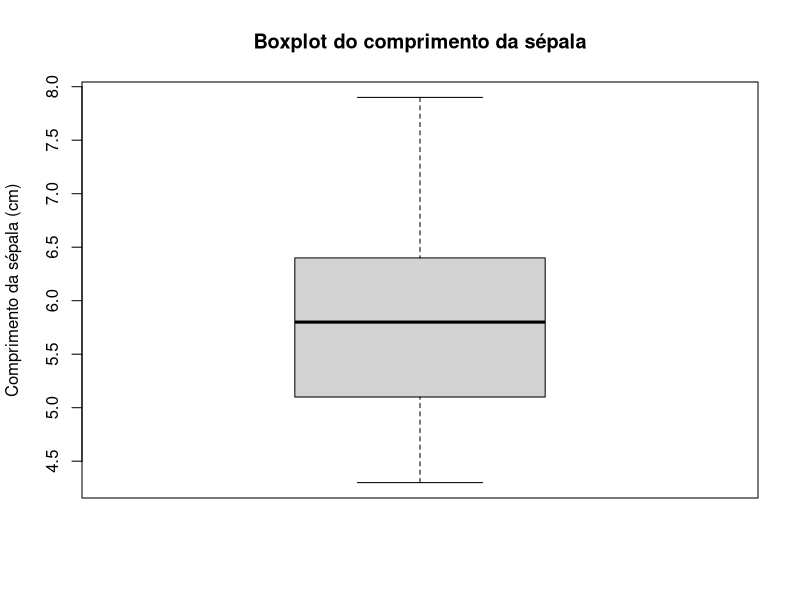

Reproduce this figure in R.
# =========================================================
# Estatística Básica utilizando R
# Lista 01 – Introdução ao R e Estatística Descritiva
# ---------------------------------------------------------
# Nome do aluno:
# Data:
#
# Instruções:
# - Preencha apenas os trechos indicados
# - Não altere nomes de objetos existentes
# - O código deve rodar do início ao fim sem erros
# =========================================================


# ---------------------------------------------------------
# Questão 1 – Conhecendo os dados
# ---------------------------------------------------------

# Utilize o conjunto de dados 'iris', que já vem com o R
dados <- iris

# a) Quantas linhas e colunas possui o conjunto de dados?
n_linhas  <- 150   # COMPLETE AQUI 150 colocar na instrução para colocar a resposta em NA laranja
n_colunas <- 5   # COMPLETE AQUI 5


# ---------------------------------------------------------
# Questão 2 – Tipos de variáveis
# ---------------------------------------------------------

# a) Qual é a classe do objeto 'dados'?
classe_dados <- "dataframe"   # COMPLETE AQUI

# b) Qual é a classe da variável Species?
classe_species <- "não numerica" # COMPLETE AQUI


# ---------------------------------------------------------
# Questão 3 – Estatística descritiva
# ---------------------------------------------------------

# Considere a variável Sepal.Length

# a) Calcule a média
media_sepala <- mean(dados$Sepal.Length)   # COMPLETE AQUI

# b) Calcule a mediana
mediana_sepala <- median(dados$Sepal.Length) # COMPLETE AQUI

# c) Calcule o desvio padrão
dp_sepala <-  sd(dados$Sepal.Length)     # COMPLETE AQUI


# ---------------------------------------------------------
# Questão 4 – Interpretação (resposta curta)
# ---------------------------------------------------------

# Em poucas linhas, responda:
# A média e a mediana do comprimento da sépala são semelhantes?
# O que isso sugere sobre a distribuição dos dados?

interpretacao_q4 <- "Sim. São muito proximas. Distribuição normal"


# ---------------------------------------------------------
# Questão 5 – Visualização de dados
# ---------------------------------------------------------

# Crie um boxplot da variável Sepal.Length
# O gráfico deve ter:
# - título
# - nome no eixo y

# COMPLETE AQUI
boxplot(dados$Sepal.Length, main="Boxplot do comprimento da sépala", ylab="Comprimento da sépala (cm)")


# ---------------------------------------------------------
# Questão 6 – Salvando um resultado
# ---------------------------------------------------------

# Crie um objeto chamado 'resumo_sepala' contendo:
# - média
# - mediana
# - desvio padrão
#
# Use uma estrutura adequada (ex: data.frame ou lista)

resumo_sepala <- data.frame(
  media = media_sepala,
  mediana = mediana_sepala,
  desvio_padrao = dp_sepala
)  # COMPLETE AQUI

# ---------------------------------------------------------
# Fim da Lista 01
# ---------------------------------------------------------

# Verifique se todo o script executa sem erros antes de enviar.
